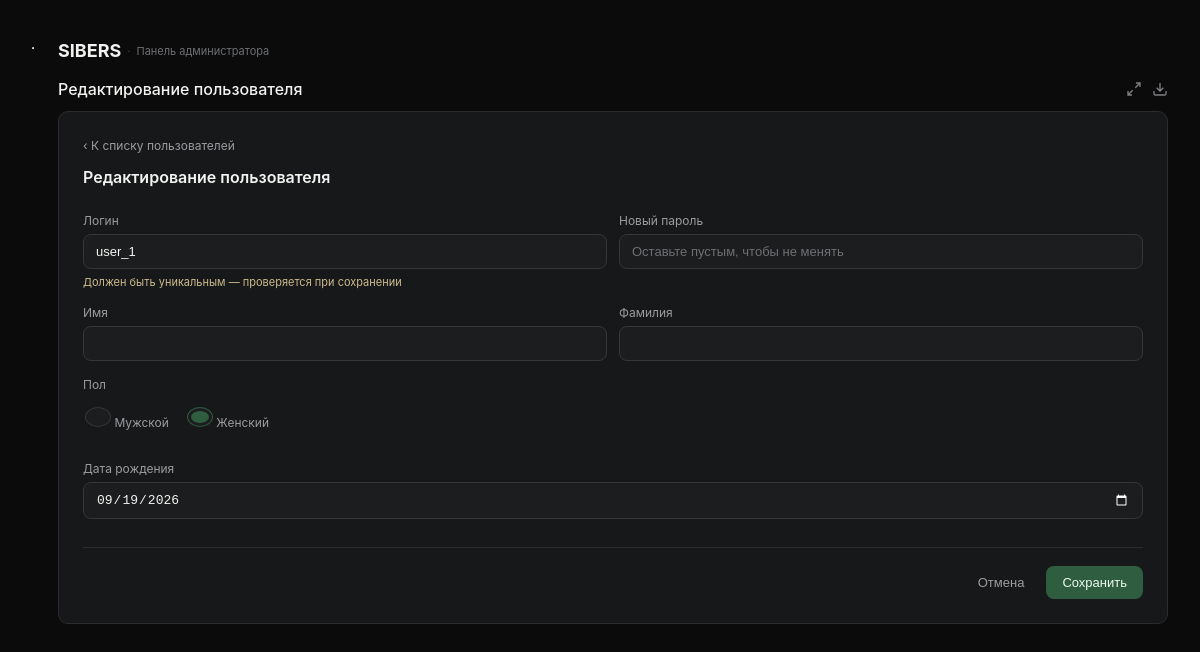
/user/edit/1 (signed in), run on the app's committed database.
### tables this page shows
CREATE TABLE `users` (
  `id` int NOT NULL,
  `login` varchar(255) NOT NULL,
  `first_name` varchar(255) DEFAULT NULL,
  `last_name` varchar(255) DEFAULT NULL,
  `password` varchar(255) NOT NULL,
  `gender` enum('male','female') NOT NULL,
  `birth_date` date NOT NULL,
  `created_at` timestamp NULL DEFAULT CURRENT_TIMESTAMP,
  `updated_at` timestamp NULL DEFAULT CURRENT_TIMESTAMP
);

### Controllers/UserController.php (called while the page is built, shortened)
<?php
class UserController
{
   public function edit($id)
   {
      require __DIR__ . '/../Model/User.php';
      $userModel = new User();
      $user = $userModel->single($id);
      require __DIR__ . '/../View/user/user-edit.php';
   }
}

### Model/User.php (called while the page is built, shortened)
<?php
class User
{
   public function single($id)
   {
      $pdo = Database::getInstance();
      $stmt = $pdo->prepare("SELECT * FROM users WHERE id = :id");
      $stmt->execute(['id' => $id]);
      return $stmt->fetch(PDO::FETCH_ASSOC);
   }
}

### View/user/user-edit.php (the view)
<?php include __DIR__ . '/../components/header/header.php'; ?>
<div class="panel-wrap ">
    <div class="panel-title-row">
        <h2>Редактирование пользователя</h2>
        <div class="icons">
            <svg viewBox="0 0 24 24" fill="none" stroke="currentColor" stroke-width="2">
                <path d="M15 3h6v6M9 21H3v-6M21 3l-7 7M3 21l7-7" />
            </svg>
            <svg viewBox="0 0 24 24" fill="none" stroke="currentColor" stroke-width="2">
                <path d="M21 15v4a2 2 0 0 1-2 2H5a2 2 0 0 1-2-2v-4M7 10l5 5 5-5M12 15V3" />
            </svg>
        </div>
    </div>
    <div class="card">
        <a href="/home" class="back-link">‹ К списку пользователей</a>
        <div class="edit-header">
            <div>
                <h2>Редактирование пользователя</h2>
            </div>
        </div>
        <form action="/user/update/<?=$user['id']?>" method="POST">
            <div class="field-row">
                <div class="field">
                    <label for="login">Логин</label>
                    <input id="login" type="text" name="login" required value="<?=$user['login']?>">
                    <div class="field-hint">Должен быть уникальным — проверяется при сохранении</div>
                </div>
                <div class="field">
                    <label for="password">Новый пароль</label>
                    <input id="password" type="password" name="password" placeholder="Оставьте пустым, чтобы не менять" >
                </div>
            </div>
            <div class="field-row">
                <div class="field">
                    <label for="first_name" value="<?=$user['first_name']?>">Имя</label>
                    <input id="first_name" type="text" name="first_name" required>
                </div>
                <div class="field">
                    <label for="last_name" value="<?=$user['last_name']?>">Фамилия</label>
                    <input id="last_name" type="text" name="last_name" required>
                </div>
            </div>
            <div class="field">
                <label>Пол</label>
                <div class="gender-toggle">
                    <label class="gender-option">
                        <input type="radio" name="gender" value="male" <?=$user['gender'] === 'male' ? 'checked' : ''?>>
                        Мужской
                    </label>
                    <label class="gender-option">
                        <input type="radio" name="gender" value="female" <?=$user['gender'] === 'female' ? 'checked' : ''?>>
                        Женский
                    </label>
                </div>
            </div>
            <div class="field">
                <label for="birth_date">Дата рождения</label>
                <input id="birth_date" type="date" name="birth_date" value="<?=$user['birth_date']?>">
            </div>
            <div class="edit-footer">
                <button type="button" class="btn-text">Отмена</button>
                <button type="submit" class="btn-primary">Сохранить</button>
            </div>
        </form>
    </div>
</div>

### public/css/main.css (style rules this page uses)
:root { --bg: #0b0b0c; --panel: #17181a; --panel-border: #2a2c2f; --text: #f2f2f0; --text-dim: #9a9c9f; --text-faint: #6d6f72; --accent: #2f5d3f; --accent-hover: #396e4b; --accent-text: #eafcef; --row-hover: #1e2022; --input-bg: #1c1d1f; --input-border: #34363a; --danger: #b3543f; --link: #cdbb8e; --radius: 10px; --font: -apple-system, BlinkMacSystemFont, "Segoe UI", Roboto, Helvetica, Arial, sans-serif; }
* { box-sizing: border-box; }
body { margin: 0; background: var(--bg); color: var(--text); font-family: var(--font); font-size: 14px; padding: 40px 32px; }
.panel-wrap { flex: 1 1 480px; min-width: 320px; }
.panel-title-row { display: flex; align-items: center; justify-content: space-between; margin-bottom: 12px; }
.panel-title-row h2 { font-size: 16px; font-weight: 500; margin: 0; color: var(--text); }
.panel-title-row .icons { display: flex; gap: 10px; color: var(--text-dim); }
.panel-title-row .icons svg { width: 16px; height: 16px; cursor: pointer; opacity: 0.8; }
.card { background: var(--panel); border: 1px solid var(--panel-border); border-radius: var(--radius); padding: 24px; }
.btn-primary { background: var(--accent); color: var(--accent-text); border: none; border-radius: 8px; padding: 9px 16px; font-size: 13px; font-weight: 500; cursor: pointer; white-space: nowrap; display: inline-flex; align-items: center; gap: 6px; }
.back-link { font-size: 12px; color: var(--text-dim); text-decoration: none; display: inline-flex; align-items: center; gap: 4px; margin-bottom: 14px; }
.edit-header { display: flex; align-items: center; gap: 12px; margin-bottom: 24px; }
.edit-header h2 { font-size: 16px; margin: 0 0 2px 0; font-weight: 600; }
.field { margin-bottom: 16px; }
.field label { display: block; font-size: 12px; color: var(--text-dim); margin-bottom: 6px; }
.field input { width: 100%; background: var(--input-bg); border: 1px solid var(--input-border); border-radius: 8px; padding: 9px 12px; color: var(--text); font-size: 13px; outline: none; }
.field input::placeholder { color: var(--text-faint); }
.field-hint { font-size: 11px; color: var(--link); margin-top: 6px; }
.field-row { display: flex; gap: 12px; }
.field-row .field { flex: 1; }
.gender-toggle { display: flex; gap: 18px; padding: 9px 2px; }
.gender-option { display: flex; align-items: center; gap: 8px; font-size: 13px; color: var(--text); cursor: pointer; }
.gender-option input { appearance: none; width: 15px; height: 15px; border-radius: 50%; border: 1px solid var(--input-border); display: inline-block; position: relative; margin: 0; }
.gender-option input:checked { border-color: var(--accent); }
.gender-option input:checked::after { content: ""; position: absolute; inset: 3px; background: var(--accent); border-radius: 50%; }
.field input[type="date"] { color-scheme: dark; }
.edit-footer { display: flex; justify-content: flex-end; align-items: center; gap: 16px; margin-top: 28px; padding-top: 18px; border-top: 1px solid var(--panel-border); }
.btn-text { background: none; border: none; color: var(--text-dim); font-size: 13px; cursor: pointer; }
.card ,.card-single { background: var(--panel); border: 1px solid var(--panel-border); border-radius: var(--radius); padding: 24px; }

### data on the page
users: login "user_1", gender "☐ Мужской", gender "☑ Женский", birth_date "09/19/2026"
